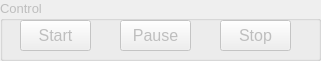
             <widget class="QGroupBox" name="groupBoxK2_control">
              <property name="enabled">
               <bool>false</bool>
              </property>
              <property name="geometry">
               <rect>
                <x>0</x>
                <y>540</y>
                <width>321</width>
                <height>61</height>
               </rect>
              </property>
              <property name="font">
               <font>
                <pointsize>10</pointsize>
               </font>
              </property>
              <property name="title">
               <string>Control</string>
              </property>
              <widget class="QPushButton" name="pushButtonK2_Start">
               <property name="geometry">
                <rect>
                 <x>20</x>
                 <y>20</y>
                 <width>71</width>
                 <height>31</height>
                </rect>
               </property>
               <property name="font">
                <font>
                 <pointsize>12</pointsize>
                </font>
               </property>
               <property name="text">
                <string>Start</string>
               </property>
              </widget>
              <widget class="QPushButton" name="pushButtonK2_Pause">
               <property name="geometry">
                <rect>
                 <x>120</x>
                 <y>20</y>
                 <width>71</width>
                 <height>31</height>
                </rect>
               </property>
               <property name="font">
                <font>
                 <pointsize>12</pointsize>
                </font>
               </property>
               <property name="text">
                <string>Pause</string>
               </property>
              </widget>
              <widget class="QPushButton" name="pushButtonK2_Stop">
               <property name="geometry">
                <rect>
                 <x>220</x>
                 <y>20</y>
                 <width>71</width>
                 <height>31</height>
                </rect>
               </property>
               <property name="font">
                <font>
                 <pointsize>12</pointsize>
                </font>
               </property>
               <property name="text">
                <string>Stop</string>
               </property>
              </widget>
             </widget>
